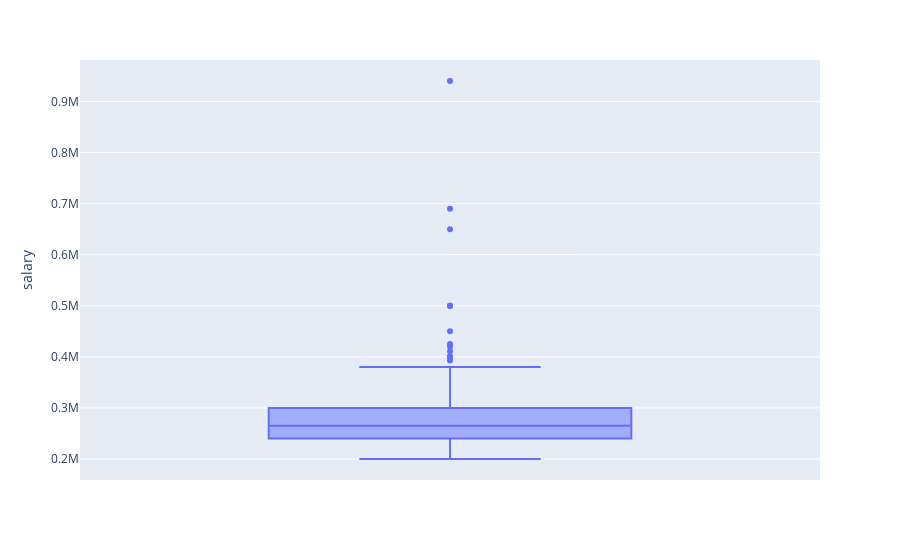

Write notebook code for a chart like this one.
### Code cell
px.box(placement_df, y="salary")

### Figure 1 — Plotly figure (JSON) as saved in the notebook; plotly's stock layout.template omitted (floating-point values rounded to 4 significant figures; data arrays with more than 128 entries replaced by an {"elided": "..."} marker saying what was removed)
{"data": [{"alignmentgroup": "True", "hovertemplate": "salary=%{y}<extra></extra>", "legendgroup": "", "marker": {"color": "#636efa"}, "name": "", "notched": false, "offsetgroup": "", "orientation": "v", "showlegend": false, "type": "box", "x0": " ", "xaxis": "x", "y": {"elided": "215 int values"}, "y0": " ", "yaxis": "y"}], "layout": {"boxmode": "group", "legend": {"tracegroupgap": 0}, "margin": {"t": 60}, "xaxis": {"anchor": "y", "domain": [0, 1]}, "yaxis": {"anchor": "x", "domain": [0, 1], "title": {"text": "salary"}}}}
